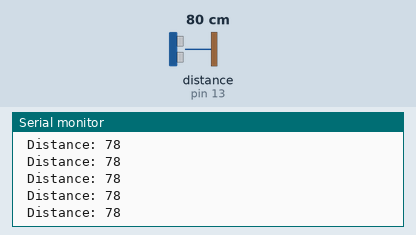
Recording of a sketch running on a simulated Arduino Uno, built with avr-gcc and run on an emulated ATmega328P. Parts: the last lines printed to the serial monitor. Wiring (inferred from the names in the program): ultrasonic range finder: trigger pin 12; echo pin 13. Inputs (shaded band) come from the test bench; at power-on: distance to the obstacle (sensor on pin 13) 80 cm. The echo pulse lasts 58.3 µs per cm.

Above: at 1.2 s.
1.3 s: distance to the obstacle (sensor on pin 13) set to 2 cm
At 1.8 s:
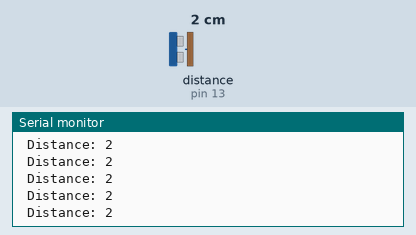
4.3 s: distance to the obstacle (sensor on pin 13) set to 120 cm
At 5.1 s:
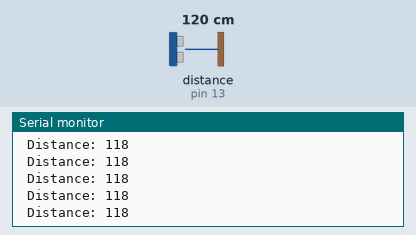
7.3 s: distance to the obstacle (sensor on pin 13) set to 4 cm
At 8.3 s:
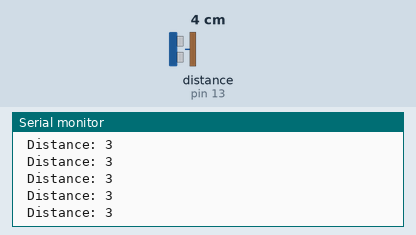
10.3 s: distance to the obstacle (sensor on pin 13) set to 18 cm
At 10.8 s:
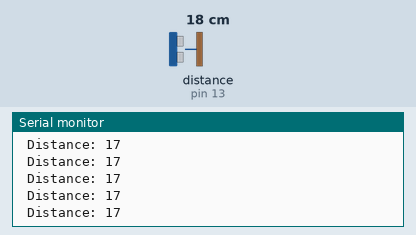
13.3 s: distance to the obstacle (sensor on pin 13) set to 250 cm
At 14.1 s:
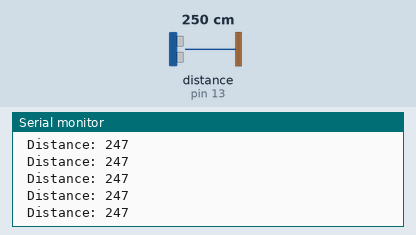
16.3 s: distance to the obstacle (sensor on pin 13) set to 299 cm
At 16.9 s:
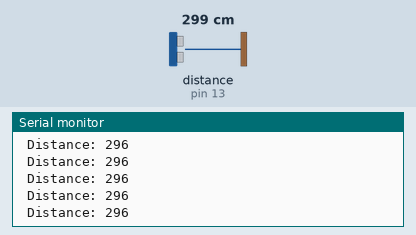
Timing chart, 0 to 19.3 s (numbered marks = the images above; inputs shaded):
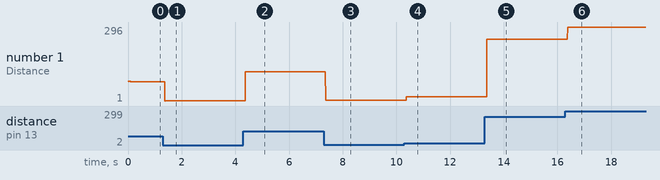

Measured:
- after the input at 1.3 s, the serial monitor: prints a new line after 0.08 s (image 1)
- after the input at 4.3 s, the serial monitor: prints a new line after 0.08 s (image 2)
- after the input at 7.3 s, the serial monitor: prints a new line after 0.07 s (image 3)
- after the input at 10.3 s, the serial monitor: prints a new line after 0.07 s (image 4)
- after the input at 13.3 s, the serial monitor: prints a new line after 0.07 s (image 5)
- after the input at 16.3 s, the serial monitor: prints a new line after 0.08 s (image 6)
- plotted number 1: 78 → 2 after the input at 1.3 s, 2 → 118 after the input at 4.3 s, 118 → 3 after the input at 7.3 s, 3 → 17 after the input at 10.3 s, 17 → 247 after the input at 13.3 s

The sketch:

HC-SR04Sensor-Reader.ino
```cpp
#define trigPin 12
#define echoPin 13

long duration;
int distance;

void setup()
{
    pinMode(trigPin, OUTPUT);
    pinMode(echoPin, INPUT);
    pinMode(2,INPUT);

    Serial.begin(9600);

}

void loop()
{
    digitalWrite(trigPin,LOW);
    delayMicroseconds(2);

    digitalWrite(trigPin, HIGH);
    delayMicroseconds(10);
    digitalWrite(trigPin,LOW);

    duration = pulseIn(echoPin, HIGH);
    distance = duration*0.034/2;

    if (true)
    {
          Serial.print("\n Distance: ");
        Serial.print(distance);
    }


}
```
